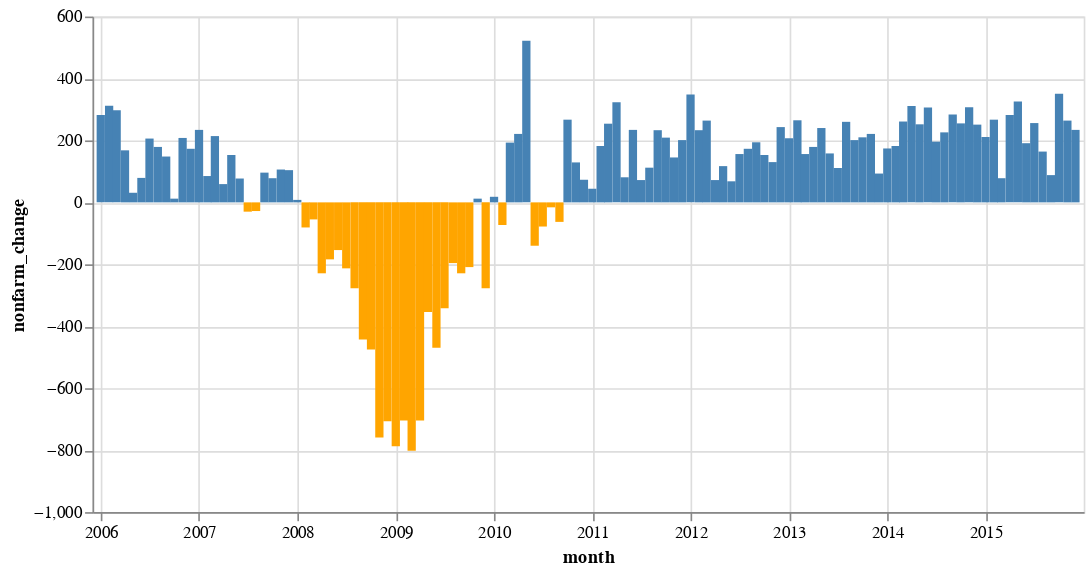

Notebook cell for this chart:
### Code cell
source = data.us_employment()

alt.Chart(source).mark_bar().encode(
    x="month:T",
    y="nonfarm_change:Q",
    color=alt.condition(
        alt.datum.nonfarm_change > 0,
        alt.value("steelblue"),  # The positive color
        alt.value("orange")      # The negative color
    )
).properties(width=600)
